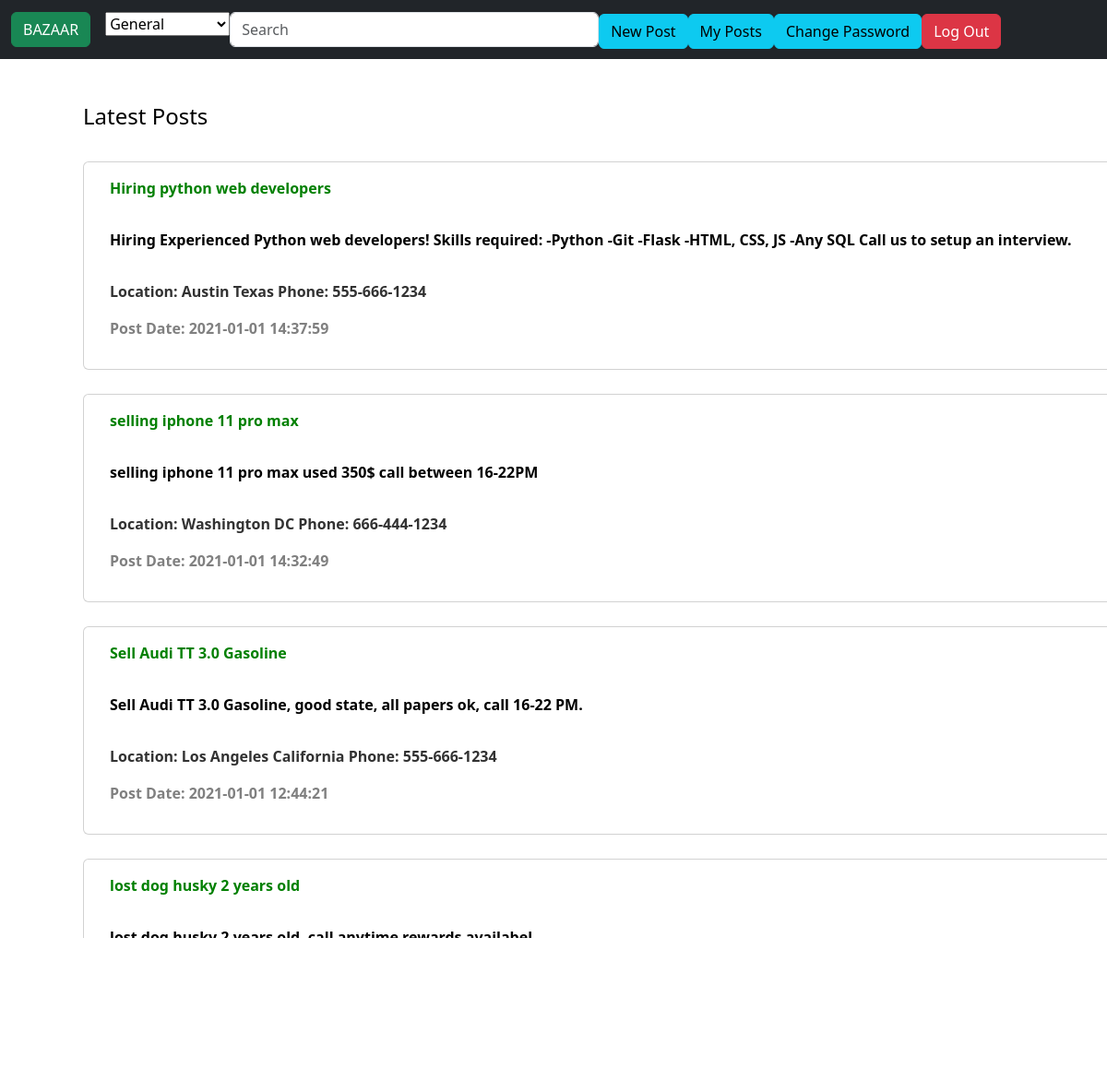
Page / (signed in) on the committed database.
### tables this page shows
CREATE TABLE "posts" (
	"id"	INTEGER NOT NULL UNIQUE,
	"owner_id"	INTEGER NOT NULL,
	"title"	TEXT NOT NULL DEFAULT 'NOT SET',
	"details"	TEXT NOT NULL DEFAULT 'NOT SET',
	"city"	TEXT NOT NULL,
	"phone"	TEXT DEFAULT '000-000-0000',
	"section"	INTEGER NOT NULL DEFAULT 0,
	"postDate"	TEXT NOT NULL DEFAULT '2100-0-0',
	PRIMARY KEY("id" AUTOINCREMENT)
);

### app.py (the view)
@app.route("/")
def index():
    s = "SELECT * FROM posts ORDER BY posts.postDate DESC LIMIT 20"
    db = engine.connect()
    res = db.execute(s)
    return render_template("index.html", listPosts=res)

### app.py (called while the page is built)
@app.after_request
def after_request(response):
    response.headers["Cache-Control"] = "no-cache, no-store, must-revalidate"
    response.headers["Expires"] = 0
    response.headers["Pragma"] = "no-cache"
    return response

### templates/index.html (shortened to what this page needs)
{% extends "layout.html" %}
{% block main %}
<form action="/myposts" method="POST">
    <div class="container">
        <div class="d-grid gap-3">
            <h4 style="color:black;"> Latest Posts </h4>
            {% for post in listPosts %}
            <div class="container" style="margin-top: 10px;">
                <div class="row">
                    <div class="card " style="width: 1000rem; font-weight:bold; color:green">
                        <div class="card-body">
                            {{post[2]}}
                        </div>
                        <div style="color:rgb(0, 0, 0);" class="card-body">
                            {{post[3]}}
                        </div>
                        <div style="color: rgb(50, 50, 50)" class="card-body">
                            <p>Location: {{post[4]}} Phone: {{post[5]}}</p>
                            <p style="color: gray;">Post Date: {{post[7]}}</p>
                        </div>
                    </div>
                </div>
            </div>
            {% endfor %}
        </div>
    </div>
</form>
{% endblock %}

### rows in the picture
posts: title "Hiring python web developers", details "Hiring Experienced Python web developers! Skills required: -Python -Git -Flask -HTML, CSS, JS -Any SQL Call us to setup an interview.", city "Austin Texas", phone "555-666-1234", postDate "2021-01-01 14:37:59"
posts: title "selling iphone 11 pro max", details "selling iphone 11 pro max used 350$ call between 16-22PM", city "Washington DC", phone "666-444-1234", postDate "2021-01-01 14:32:49"
posts: title "Sell Audi TT 3.0 Gasoline", details "Sell Audi TT 3.0 Gasoline, good state, all papers ok, call 16-22 PM.", city "Los Angeles California", phone "555-666-1234", postDate "2021-01-01 12:44:21"
posts: title "lost dog husky 2 years old", details "lost dog husky 2 years old, call anytime rewards availabel"
